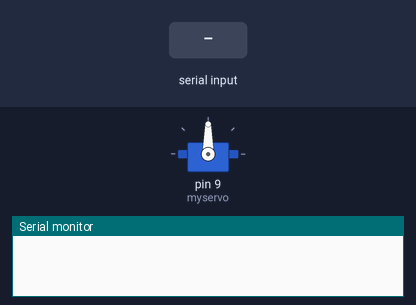
Recording of a sketch running on a simulated Arduino Uno, built with avr-gcc and run on an emulated ATmega328P. Shown: servo, the last lines printed to the serial monitor. The inputs (shaded band) are chosen by the test bench.

Above: at 1.2 s.
1.3 s: "l" received over Serial
At 2.7 s:
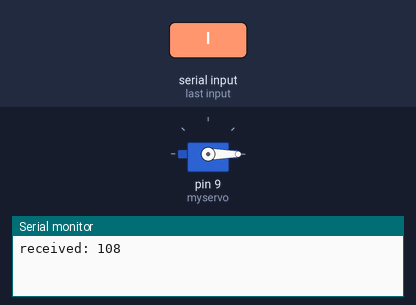
Timing chart, 0 to 7.8 s (numbered marks = the images above; inputs shaded):
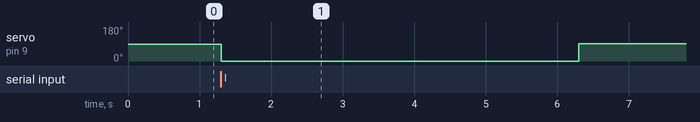

Measured:
- after the input at 1.3 s, servo on pin 9 (myservo): 90° → 0° at once, → 92° 5.0 s later

The sketch:

Fallschirm.ino
```cpp
/*
  Fallschirm-Modifikator
  modified 30 Mar 2019
  by Maja Cicvara, and Marek Czernohous

*/

#include <Servo.h>

Servo myservo;  // create servo object to control a servo
// twelve servo objects can be created on most boards

int incomingByte = 0;   // for incoming serial data

void setup() {
  Serial.begin(9600);
  myservo.attach(9);  // attaches the servo on pin 9 to the servo object
}


void loop() {

  // send data only when you receive data:
  if (Serial.available() > 0) {   // Wenn am Serialport was anliegt
    // read the incoming byte:
    incomingByte = Serial.read();
    if (incomingByte != 10) { // wenn es kein Returnzeichen ist
      // say what you got:
      Serial.print("received: ");
      Serial.println(incomingByte);
      if (incomingByte == 108) {
        turnServo(1, 5000);
      } else if (incomingByte == 114) {
        turnServo(0, 5000);
      } else {
        Serial.println("ungueltiges Zeichen");
      }
    }
  }
}

boolean turnServo (boolean dir, int dur) {

  if (dir) {
    myservo.write(0);
    delay(5000);
    myservo.write(92);
    Serial.print("it turned to the right path for ");
    Serial.print(dur);
    Serial.println(" millisecs");
  }
  else
  {
    if (!dir)
    {
      myservo.write(180);
      delay(dur);
      myservo.write(92);
      Serial.print("it turned out on the wrong path for " );
      Serial.print(dur);
      Serial.println(" millisecs");
    }
    else
    {
      Serial.print("error, wrong signal");
    }
  }

  /*
     this is a method to turn the servo.
     i need to write it so that if the direction is true/right it should turn right and otherwise it should turn left
     or otherwise it should print out an error
  */

}
```
